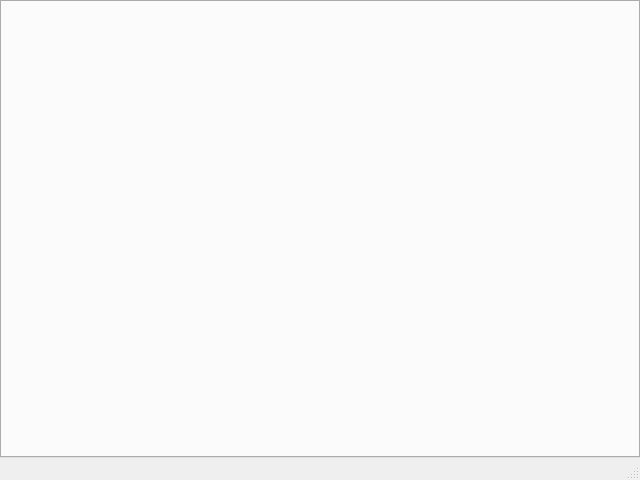
<?xml version="1.0" encoding="UTF-8"?>
<ui version="4.0">
 <class>MainWindow</class>
 <widget class="QMainWindow" name="MainWindow">
  <property name="geometry">
   <rect>
    <x>0</x>
    <y>0</y>
    <width>640</width>
    <height>480</height>
   </rect>
  </property>
  <property name="windowTitle">
   <string>MainWindow</string>
  </property>
  <widget class="QWidget" name="centralwidget">
   <layout class="QVBoxLayout" name="verticalLayout">
    <property name="margin">
     <number>0</number>
    </property>
    <item>
     <widget class="QWidget" name="baseWidget" native="true">
      <layout class="QVBoxLayout" name="verticalLayout_2">
       <property name="margin">
        <number>0</number>
       </property>
       <item>
        <widget class="QTabWidget" name="tabWidget"/>
       </item>
      </layout>
     </widget>
    </item>
   </layout>
  </widget>
  <widget class="QStatusBar" name="bar"/>
 </widget>
 <resources/>
 <connections/>
</ui>
